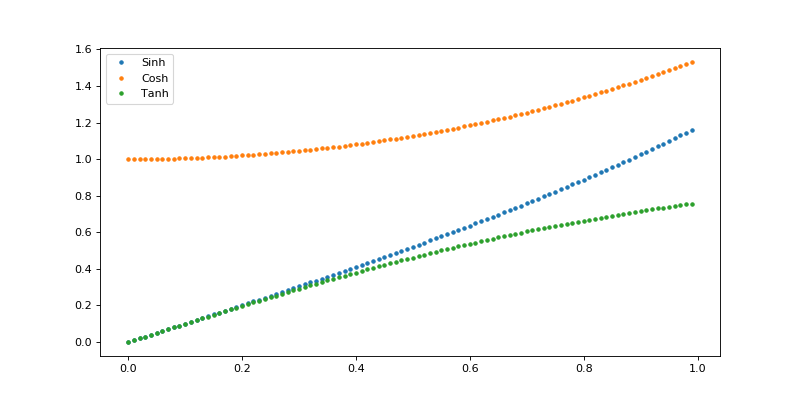

Recreate this plot in Python.
import matplotlib.pyplot as plt
from dsfaker.generators.autoincrement import Autoincrement
from dsfaker.generators.trigonometric import Sinh, Cosh, Tanh
import numpy

nb_vals = 100
x = Autoincrement(step=0.01, dtype=numpy.float32)
y1 = Sinh(x.copy())
y2 = Cosh(x.copy())
y3 = Tanh(x.copy())
x_vals = x.get_batch(nb_vals)
fig, ax = plt.subplots(figsize=(10,5))
ax.plot(x_vals, y1.get_batch(nb_vals), '.', label='Sinh')
ax.plot(x_vals, y2.get_batch(nb_vals), '.', label='Cosh')
ax.plot(x_vals, y3.get_batch(nb_vals), '.', label='Tanh')
plt.legend()
plt.show()
